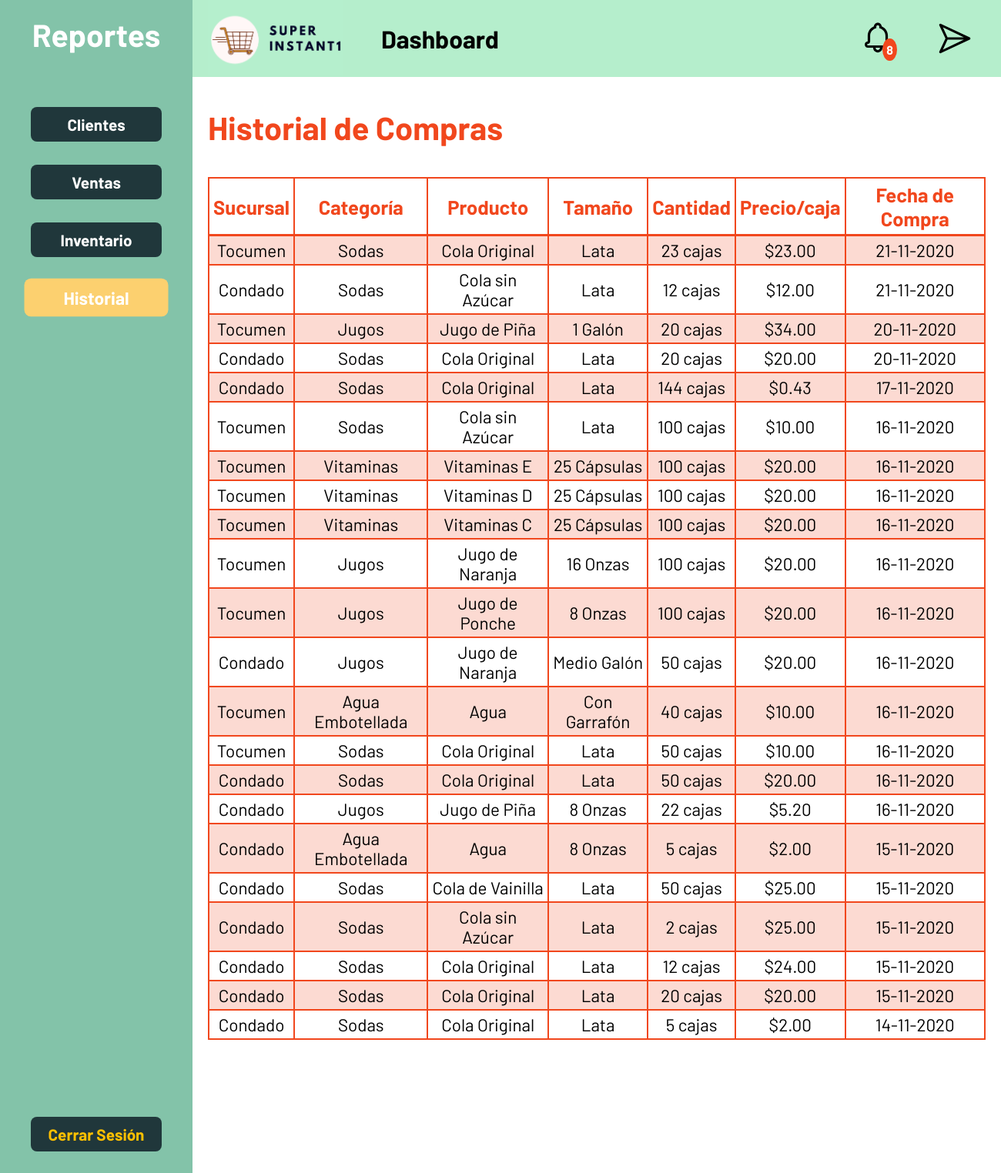
Page /pantallas/administrador/historial.php (signed in) on the committed database.
### tables this page shows
CREATE TABLE IF NOT EXISTS `sucursales` (
  `ruc_sucursal` int(11) NOT NULL,
  `ruc_centro` int(11) NOT NULL,
  `nombre` varchar(50) NOT NULL,
  `correo` varchar(25) NOT NULL,
  `telefono` int(11) NOT NULL,
  `direccion` varchar(50) NOT NULL,
  PRIMARY KEY (`ruc_sucursal`),
  KEY `FK_sucursales_centros` (`ruc_centro`),
  CONSTRAINT `FK_sucursales_centros` FOREIGN KEY (`ruc_centro`) REFERENCES `centros` (`ruc_centro`) ON DELETE CASCADE ON UPDATE CASCADE
);

CREATE TABLE IF NOT EXISTS `categorias` (
  `id_categoria` int(11) NOT NULL AUTO_INCREMENT,
  `descripcion` varchar(50) NOT NULL,
  PRIMARY KEY (`id_categoria`)
);

CREATE TABLE IF NOT EXISTS `productos` (
  `id_producto` int(11) NOT NULL AUTO_INCREMENT,
  `descripcion` varchar(50) NOT NULL,
  PRIMARY KEY (`id_producto`)
);

CREATE TABLE IF NOT EXISTS `tamanos` (
  `id_tamano` int(11) NOT NULL AUTO_INCREMENT,
  `descripcion` varchar(50) NOT NULL,
  PRIMARY KEY (`id_tamano`)
);

CREATE TABLE IF NOT EXISTS `reabastece` (
  `id_factura` int(11) NOT NULL AUTO_INCREMENT,
  `id_suministro` int(11) NOT NULL,
  `Ruc_sucursal` int(11) NOT NULL,
  `Ruc_centro` int(11) NOT NULL,
  `precio` decimal(10,2) DEFAULT NULL,
  `cantidad` int(11) DEFAULT NULL,
  `fecha` timestamp NULL DEFAULT current_timestamp(),
  PRIMARY KEY (`id_factura`,`id_suministro`,`Ruc_sucursal`,`Ruc_centro`),
  KEY `FK_reabastece_id_suministro` (`id_suministro`),
  KEY `FK_reabastece_ruc_centro` (`Ruc_centro`),
  KEY `FK_reabastece_ruc_sucursal` (`Ruc_sucursal`),
  CONSTRAINT `FK_reabastece_id_suministro` FOREIGN KEY (`id_suministro`) REFERENCES `suministros` (`id_suministro`) ON DELETE CASCADE ON UPDATE CASCADE,
  CONSTRAINT `FK_reabastece_ruc_centro` FOREIGN KEY (`Ruc_centro`) REFERENCES `centros` (`ruc_centro`) ON DELETE CASCADE ON UPDATE CASCADE,
  CONSTRAINT `FK_reabastece_ruc_sucursal` FOREIGN KEY (`Ruc_sucursal`) REFERENCES `sucursales` (`ruc_sucursal`) ON DELETE CASCADE ON UPDATE CASCADE
);

### procesos/Conexion.php (called while the page is built, shortened)
<?php
class Conexion
{
    function GetHistorial($ruc_centro)
    {
        $this->conexion_bd =  @mysqli_connect(SERVIDOR, USER, PASSWD, BASE_DATOS);
        if ($this->conexion_bd) {
            $sql = 'CALL get_historial("' . $ruc_centro . '")';
            $res = mysqli_query($this->conexion_bd, $sql);
            if ($res) {
                $result = [];
                $res_array = mysqli_fetch_array($res, MYSQLI_ASSOC);
                while ($res_array) {
                    $result[] = $res_array;
                    $res_array = mysqli_fetch_array($res, MYSQLI_ASSOC);
                }
                return $result;
            } else {
                return 'Error en la consulta: ' . mysqli_error($this->conexion_bd);
            }
        } else {
            return "Error en la conexion: " . mysqli_connect_errno() . ' ' . mysqli_connect_error();
        }
    }
}

### pantallas/administrador/historial.php (the view, shortened to what this page needs)
<?php
include '../../procesos/Conexion.php';
$obj = new Conexion();
$ruc_centro = $_SESSION['user-data']['ruc_centro'];
$historial = $obj->GetHistorial($ruc_centro);
?>
<!DOCTYPE html>
<html lang="en">
<head>
    <link rel="stylesheet" href="../../css/administrador.css">
    <link rel="stylesheet" href="../../css/styles.css">
</head>
<body>
    <div class="dashboard-container">
        <div class="dashboard-content">
            <div class="dashboard-body">
                <div class="body-title">
                    <h1>Historial de Compras</h1>
                </div>
                <?php if (count($historial) != 0) : ?>
                    <div class="responsive-table">
                        <table class="custom-table">
                            <thead>
                                <tr>
                                    <th>Sucursal</th>
                                    <th>Categoría</th>
                                    <th>Producto</th>
                                    <th>Tamaño</th>
                                    <th>Cantidad</th>
                                    <th>Precio/caja</th>
                                    <th>Fecha de Compra</th>
                                </tr>
                            </thead>
                            <tbody>
                                <?php for ($i = 0; $i < count($historial); $i++) : ?>
                                    <tr>
                                        <td><?= $historial[$i]['sucursal'] ?></td>
                                        <td><?= $historial[$i]['categoria'] ?></td>
                                        <td><?= $historial[$i]['producto'] ?></td>
                                        <td><?= $historial[$i]['tamano'] ?></td>
                                        <td><?= $historial[$i]['cantidad'] ?> cajas</td>
                                        <td>$<?= $historial[$i]['precio'] ?></td>
                                        <td><?= date('d-m-Y', strtotime($historial[$i]['fecha'])) ?></td>
                                    </tr>
                                <?php endfor ?>
                            </tbody>
                        </table>
                    </div>
                <?php else : ?>
                    <h2>No se ha realizado ninguna compra en el momento.</h2>
                <?php endif ?>
            </div>
        </div>
    </div>
</body>
</html>

### css/administrador.css (style rules this page uses)
.dashboard-nav { background-color: var(--secondary-color); min-width: 250px; max-width: 250px; height: 100vh; min-height: 600px; display: flex; flex-direction: column; justify-content: space-between; }
.nav-title { padding-top: 20px; padding-bottom: 40px; font-size: 1.7rem; text-align: center; color: white; }
.list-links { display: block; background-color: var(--button-color); border-radius: 8px; padding: 10px; text-align: center; margin: 30px 40px; font-size: 1.3rem; transition: transform 0.1s; }
.list-links li { color: white; font-weight: bolder; }
.logout { font-weight: bolder; color: #FFC000; width: 150px; bottom: 20px; }
.dashboard-header { display: flex; align-items: center; justify-content: space-between; background-color: var(--main-color); width: 100%; height: 100px; position: sticky; top: 0; z-index: 1; }
.dashboard-logo { margin-left: 20px; margin-right: 50px; }
.header-right, .header-left { display: flex; align-items: center; }
.links-image { display: block; margin-top: 15px; margin-right: 20px; }
.cant-notifications { position: absolute; top: 50px; right: 135px; background-color: var(--title-color); ; color: white; border-radius: 50%; padding: 5px; font-weight: bold; }
.dashboard-container { display: flex; height: 100%; width: 100%; min-width: 700px; }
.dashboard-content { display: flex; flex-direction: column; height: 100%; width: 100%; }
.dashboard-body { padding: 20px; padding-top: 40px; overflow: auto; max-height: 82vh; min-height: 500px; box-sizing: border-box; }
.custom-table { border-collapse: collapse; text-align: center; width: 100%; }
.responsive-table { overflow-x: auto; height: 85%; min-width: 1000px; }
.custom-table td, .custom-table th { border: 2px solid var(--title-color); ; padding: 5px; }
.custom-table th { font-size: 1.6rem; color: var(--title-color); ; border-bottom: 3px solid var(--title-color); ; ; }
.custom-table td { font-size: 1.4rem; }
.custom-table tbody tr:nth-child(odd) { background-color: #FCDAD2; }
.body-title { color: var(--title-color); ; font-size: 1.3rem; margin-bottom: 40px; }

### css/styles.css (style rules this page uses)
* { padding: 0px; margin: 0px; --main-color: #B5EECC; --secondary-color: #83C3A9; --third-color: #d5f5e8; --banner-color: #FEECC5; --second-nav: #FCBD34; --button-color: #20373B; --letter-color: #0d242c; --form-color: #FCD06F; --title-color: #f1471d; font-family: 'Barlow', sans-serif; }
a:link, a:visited, a:hover, a:active { text-decoration: none; }
ul, li { list-style: none; }

### rows in the picture
sucursales: direccion "Tocumen", categorias.descripcion "Sodas", productos.descripcion "Cola Original", tamanos.descripcion "Lata", reabastece.cantidad "23", reabastece.precio "23.00", reabastece.fecha "21-11-2020", categorias.descripcion "Jugos", productos.descripcion "Jugo de Piña", tamanos.descripcion "1 Galón", reabastece.cantidad "20", reabastece.precio "34.00", reabastece.fecha "20-11-2020", productos.descripcion "Cola sin Azúcar", reabastece.cantidad "100", reabastece.precio "10.00", reabastece.fecha "16-11-2020", categorias.descripcion "Vitaminas", productos.descripcion "Vitaminas E", tamanos.descripcion "25 Cápsulas", reabastece.precio "20.00", productos.descripcion "Vitaminas D", productos.descripcion "Vitaminas C", productos.descripcion "Jugo de Naranja", tamanos.descripcion "16 Onzas", productos.descripcion "Jugo de Ponche", tamanos.descripcion "8 Onzas", categorias.descripcion "Agua Embotellada", productos.descripcion "Agua", tamanos.descripcion "Con Garrafón", reabastece.cantidad "40", reabastece.cantidad "50"
sucursales: direccion "Condado", categorias.descripcion "Sodas", productos.descripcion "Cola sin Azúcar", tamanos.descripcion "Lata", reabastece.cantidad "12", reabastece.precio "12.00", reabastece.fecha "21-11-2020", productos.descripcion "Cola Original", reabastece.cantidad "20", reabastece.precio "20.00", reabastece.fecha "20-11-2020", reabastece.cantidad "144", reabastece.precio "0.43", reabastece.fecha "17-11-2020", categorias.descripcion "Jugos", productos.descripcion "Jugo de Naranja", tamanos.descripcion "Medio Galón", reabastece.cantidad "50", reabastece.fecha "16-11-2020", productos.descripcion "Jugo de Piña", tamanos.descripcion "8 Onzas", reabastece.cantidad "22", reabastece.precio "5.20", categorias.descripcion "Agua Embotellada", productos.descripcion "Agua", reabastece.cantidad "5", reabastece.precio "2.00", reabastece.fecha "15-11-2020", productos.descripcion "Cola de Vainilla", reabastece.precio "25.00", reabastece.cantidad "2", reabastece.precio "24.00", reabastece.fecha "14-11-2020"
